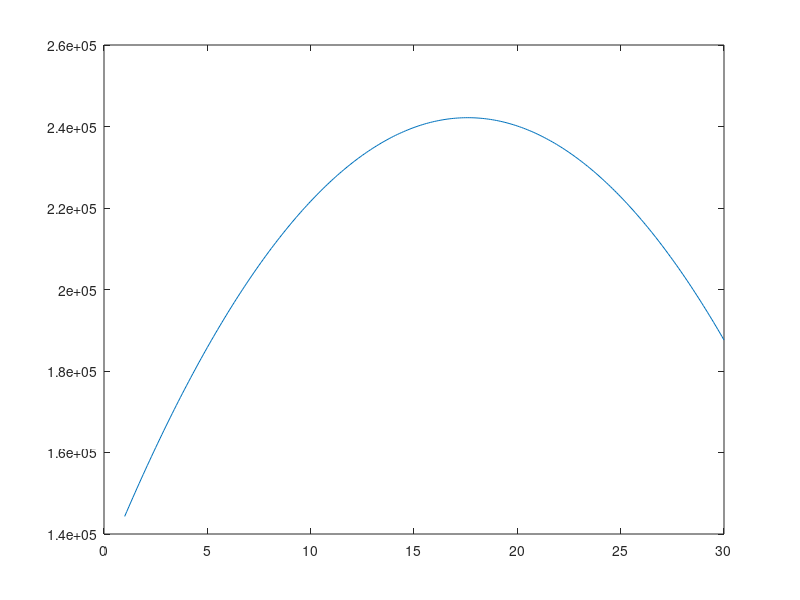

Reproduce this figure in MATLAB. (Note: this script raises an error after producing the figure.)
%coef check
c=[229325.30312328768, 14434.064090708493, -29137.724723287673, -354.96380931506854, 1084.2409589041097, -496.8325686301371];
c2 = [229325.30312328768, -29137.724723287673, 15078.017400543913, 1084.2409589041097, -354.96380931506854, -496.8325686301371];

f = 1:.1:30;
f2=3.9;
freqs = [ones(numel(f),1),f',ones(numel(f),1)*f2,f'.^2,(ones(numel(f),1)*f2).^2,f'*f2]';
prof=c*freqs;
plot(f,prof)
f_i=1;
profit_func=@(f_i)profit_stage1_network(f_i,c,1,13,{[1,3.9]});
%optimize frequencies of this carrier for profit
%[x_i, profit]=fmincon(profit_func,f_i,carrier.A,carrier.b,[],[],zeros(numel(carrier.Markets),1),ones(numel(carrier.Markets),1)*inf,[],options);
[x_i, profit]=fmincon(profit_func,f_i,[],[],[],[],zeros(1,1),ones(1,1)*inf,[],options);



%1 market 1 carrier
%input: Cnew, Mnew, freq empiricial, subF, block hours
fs= zeros(10,1);
for i=1:10
    input = [886.337,834.0636,7.36,3.862,2.43]; %input for AS,SAN_SEA
    Cold = 10000;
    Cnew = input(1);
    Mold = 1000;
    Mnew = input(2); 
    empirical_freq=input(3);
    subF = input(4);
    base =[-95164.0447,-36238.3083,1148.0305];
    base(3) = base(3)+i*100;
    transcoef =[-(Mnew/Mold)*base(1),(Mnew/Mold)*(Cold-base(2))-Cnew,-(Mnew/Mold)*base(3) ];
    options = optimset('Display', 'off') ;
    f_i=ones(1,1);
    %set up profit function for this carrier
    profit_func=@(f_i)profit_minigame(f_i,transcoef,1);
    %optimize frequencies of this carrier for profit
    b=subF*18;
    a=2*(45/60 + input(5));
    [x_i, profit]=fmincon(profit_func,f_i,[],[],[],[],0,[],[],options);
    fs(i)=x_i;

end


%1 market 2 carrier
%input: Cnew, Mnew, freq empiricial, subF, block hours
fs= zeros(10,2);
%%AS-> Qx, AA  - > MQ,  OO divide up
for i=1:10
    input1 = [267.119,2428.223,6.72,1.85,.924]; %input for AA,LAX_SFO
    input2 = [334.337,2428.223,17.04,3.22,.929]; %input for UA,LAX_SFO
    Cold = 10000;
    Cnew = input1(1);
    Mold = 1000;
    Mnew = input1(2); 
    empirical_freq1=input1(3);
    subF1 = input1(4);
    base =[-274960.0,-16470.0,34936.0,425.6,-1300.0,595.7];
    base(4) = base(4)+i*100;
    b1=subF1*18;
    a1=2*(45/60 + input1(5));
    transcoef1 =  [-(Mnew/Mold)*base(1),(Mnew/Mold)*(Cold-base(2))-Cnew, -(Mnew/Mold)*base(3), -(Mnew/Mold)*base(4), -(Mnew/Mold)*base(5), -(Mnew/Mold)*base(6)];
    Cold = 10000;
    Cnew = input2(1);
    Mold = 1000;
    Mnew = input2(2); 
    empirical_freq1=input2(3);
    subF2 = input2(4);    
    b2=subF2*18;
    a2=2*(45/60 + input2(5));
    transcoef2 =  [-(Mnew/Mold)*base(1),-(Mnew/Mold)*base(2),(Mnew/Mold)*(Cold-base(3))-Cnew,  -(Mnew/Mold)*base(4), -(Mnew/Mold)*base(5), -(Mnew/Mold)*base(6)];
    options = optimset('Display', 'off') ;
    f_i=ones(2,1);
    eps=0.001;    
    f1_0=1;
    f2_0=1;   
    diff1=eps+1;
    diff2=eps+1;    
    f1=f1_0; f2=f2_0;
    while (diff1>eps || diff2>eps)
        
        fun1=@(f1)profit_minigame([f1, f2],transcoef1,2);
        [x1, fval1]=fmincon(fun1,f1,a1,b1,[],[],0,inf, [],options);
        diff1=abs(f1-x1);
        f1=x1;
        fun2=@(f2)profit_minigame([f1, f2],transcoef2,2);
        [x2, fval2]=fmincon(fun2,f2,a2,b2,[],[],0,inf,[],options);
        diff2=abs(f2-x2);
        f2=x2;       
    end
    fs(i,:)=[x1,x2];
end

 